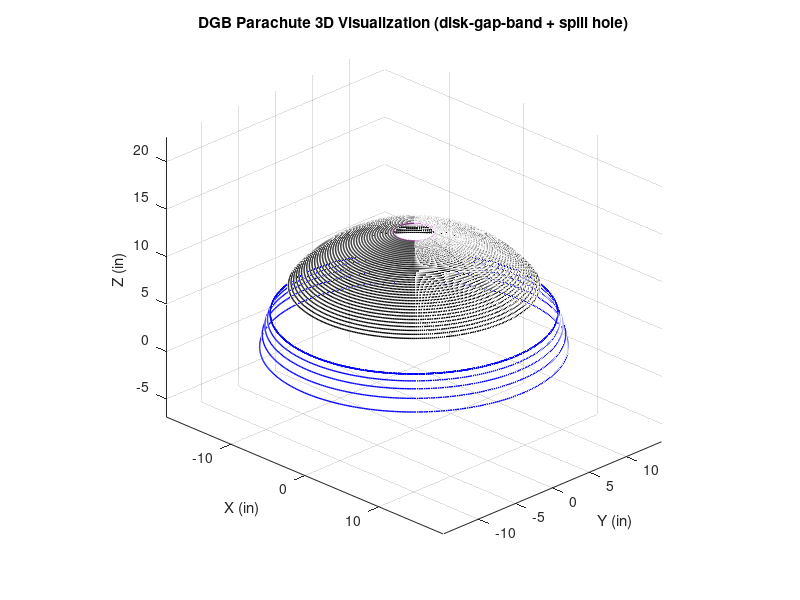

Here is the MATLAB script that generated this plot: (Note: this script raises an error after producing the figure.)
%% DGB Parachute: 3D Visualization + Disk/Band printable PDF pages (seam-length-controlled)
% Figure 1: 3D DGB visualization (disk-gap-band + spill hole)
% Disk pages: DISK_PAGES/DISK_page_XX.pdf
% Band pages: BAND_PAGES/BAND_page_XX.pdf
%
% CHANGE: You specify desired SEAM LENGTHS along the fabric (meridional arc length)
% for disk, gap, and band, and the script solves for radii that match those seam lengths.
%
% yComp scales ALL Y geometry INCLUDING the calibration square.
% Export/tiling windows are also in compensated coordinates.

clear; close all; clc;

%% ===================== USER INPUTS (inches) =====================
% Profile height scale (controls dome "depth")
Zmax = 14;              % inches

% Desired seam lengths along fabric (inches)
LdiskSeam = 12;         % spill edge -> disk edge (fabric)
LgapSeam  = 3;          % disk edge -> band start (no fabric)
LbandSeam = 4;          % band start -> skirt (fabric)

% Spill hole radius (plan-view inches)
Rspill = 2;

% Gores / panels
numS = 8;
seam = 0.5;

% Resolutions
M = 4000;               % arc-length mapping resolution
dr3D = 0.25;            % 3D ring step
nth3D = 400;            % 3D theta resolution

%% ===================== PRINT SETTINGS =====================
pageW  = 8.5;
pageH  = 11.0;
margin = 0.5;
dpi    = 300;

diskDir = 'DISK_PAGES';
bandDir = 'BAND_PAGES';

%% ===================== PRINT COMPENSATION =====================
yComp = 1/1.125;     % change if your printer stretches Y
xComp = 1;

%% ===================== SOLVE RADII FROM SEAM LENGTHS =====================
Rtot_guess = max(Rspill + (LdiskSeam + LgapSeam + LbandSeam), Rspill + 1);

for iter = 1:30
    A = Rtot_guess;
    z_of_r = @(rr) Zmax .* sqrt(max(0, 1 - (rr./A).^2));

    r = linspace(0, A, M);
    z = z_of_r(r);
    dzdr = gradient(z, r);
    dsdr = sqrt(1 + dzdr.^2);
    s = cumtrapz(r, dsdr);   % meridional distance from apex

    if Rspill >= A
        error('Rspill must be smaller than the final skirt radius Rtot. Increase guess/seam lengths.');
    end

    sAt = @(rq) interp1(r, s, rq, 'linear', 'extrap');
    s_spill = sAt(Rspill);

    s_disk_edge   = s_spill + LdiskSeam;
    s_band_start  = s_disk_edge + LgapSeam;
    s_skirt       = s_band_start + LbandSeam;

    Rdisk_new      = interp1(s, r, s_disk_edge,  'linear', 'extrap');
    RbandStart_new = interp1(s, r, s_band_start, 'linear', 'extrap');
    Rtot_new       = interp1(s, r, s_skirt,      'linear', 'extrap');

    if ~isfinite(Rtot_new) || Rtot_new <= 0
        error('Failed to solve radii. Check Zmax and seam lengths.');
    end

    if abs(Rtot_new - Rtot_guess) < 1e-4
        Rdisk = Rdisk_new;
        Rtot  = Rtot_new;
        Rgap  = max(0, RbandStart_new - Rdisk_new);
        Rband = max(0, Rtot_new - RbandStart_new);
        break;
    end

    Rtot_guess = 0.6*Rtot_guess + 0.4*Rtot_new;

    if iter == 30
        Rdisk = Rdisk_new;
        Rtot  = Rtot_new;
        Rgap  = max(0, RbandStart_new - Rdisk_new);
        Rband = max(0, Rtot_new - RbandStart_new);
    end
end

RbandStart = Rdisk + Rgap;

%% ===================== BASIC CHECKS =====================
if Rspill < 0, error('Rspill must be >= 0.'); end
if Rspill >= Rdisk, error('Rspill must be smaller than Rdisk.'); end
if RbandStart > Rtot, error('Band start exceeds skirt radius. Check seam lengths.'); end

fprintf('\nSolved radii from seam lengths:\n');
fprintf('  Rdisk      = %.3f in\n', Rdisk);
fprintf('  Rgap       = %.3f in\n', Rgap);
fprintf('  Rband      = %.3f in\n', Rband);
fprintf('  Rtot       = %.3f in\n', Rtot);
fprintf('  Band start = %.3f in\n', RbandStart);

%% ===================== 3D VISUALIZATION (FIGURE 1) =====================
A = Rtot;
z_of_r = @(rr) Zmax .* sqrt(max(0, 1 - (rr./A).^2));

figure(1); clf; hold on; grid on;
axis equal; view(45,25);
title('DGB Parachute 3D Visualization (disk-gap-band + spill hole)');
xlabel('X (in)'); ylabel('Y (in)'); zlabel('Z (in)');

theta = linspace(0, 2*pi, nth3D);

for rr = 0:dr3D:A
    if rr < Rspill
        continue; % spill hole (open)
    end

    if rr <= Rdisk
        % Disk fabric region
        zz = z_of_r(rr);
        plot3(rr*cos(theta), rr*sin(theta), zz*ones(size(theta)), 'k', 'LineWidth', 1.0);

    elseif rr <= (Rdisk + Rgap)
        % Gap region (open)
        continue;

    else
        % Band fabric region
        zz = z_of_r(rr);
        plot3(rr*cos(theta), rr*sin(theta), zz*ones(size(theta)), 'b', 'LineWidth', 1.0);

        % Draw inner band edge for reference (gap boundary)
        rin = (Rdisk + Rgap);
        zin = z_of_r(rin);
        plot3(rin*cos(theta), rin*sin(theta), zin*ones(size(theta)), 'b', 'LineWidth', 1.0);
    end
end

% Draw spill edge ring for reference
if Rspill > 0
    zsp = z_of_r(Rspill);
    plot3(Rspill*cos(theta), Rspill*sin(theta), zsp*ones(size(theta)), 'm', 'LineWidth', 1.5);
end

%% ===================== FINAL UNWRAP USING SOLVED RADII =====================
r = linspace(0, A, M);
z = z_of_r(r);

dzdr = gradient(z, r);
dsdr = sqrt(1 + dzdr.^2);
y = cumtrapz(r, dsdr);
xHalf = (pi/numS).*r;

% Disk (fabric)
maskDisk = (r >= Rspill) & (r <= Rdisk);
xDisk  = xHalf(maskDisk);
yDisk  = y(maskDisk);
xDiskS = xDisk + seam;

% Band (fabric)
maskBand = (r >= RbandStart) & (r <= Rtot);
xBand  = xHalf(maskBand);
yBand  = y(maskBand);
xBandS = xBand + seam;

ySpill     = interp1(r, y, Rspill,     'linear', 'extrap');
yBandStart = interp1(r, y, RbandStart, 'linear', 'extrap');

%% ===================== TILE SETTINGS (inches) =====================
tileW = pageW - 2*margin;
tileH = pageH - 2*margin;

diskXLim = [-max(xDiskS), +max(xDiskS)];
diskYLim = [0, max(yDisk)*1.05];

bandXLim = [-max(xBandS), +max(xBandS)];
bandYLim = [yBandStart, max(yBand)*1.05];

%% ===================== EXPORT DISK =====================
export_pages_newfig_TRUE_SCALE_compSpace( ...
    diskDir, 'DISK', pageW, pageH, margin, dpi, ...
    diskXLim, diskYLim, tileW, tileH, xComp, yComp, ...
    @(ax, xL, yL) draw_disk_comp(ax, xDisk, yDisk, xDiskS, yDisk, Rspill, numS, ySpill, xComp, yComp, xL, yL) );

%% ===================== EXPORT BAND =====================
export_pages_newfig_TRUE_SCALE_compSpace( ...
    bandDir, 'BAND', pageW, pageH, margin, dpi, ...
    bandXLim, bandYLim, tileW, tileH, xComp, yComp, ...
    @(ax, xL, yL) draw_band_comp(ax, xBand, yBand, xBandS, yBand, yBandStart, xComp, yComp, xL, yL) );

fprintf('\nDone.\nDisk pages: %s/\nBand pages: %s/\n', diskDir, bandDir);
fprintf('Using compensation: xComp=%.6f, yComp=%.6f\n', xComp, yComp);

%% ========================================================================
%% Export helper: NEW figure per page; tiling + axes limits in COMPENSATED space
function export_pages_newfig_TRUE_SCALE_compSpace(outDir, baseName, pageW, pageH, margin, dpi, ...
                                                  fullXLim, fullYLim, tileW, tileH, xComp, yComp, drawFcn)
    if ~exist(outDir,'dir'), mkdir(outDir); end

    fullXLimC = fullXLim * xComp;
    fullYLimC = fullYLim * yComp;

    fullW = diff(fullXLimC);
    fullH = diff(fullYLimC);
    nX = max(1, ceil(fullW / tileW));
    nY = max(1, ceil(fullH / tileH));

    pageIdx = 1;

    for iy = 1:nY
        for ix = 1:nX
            x0 = fullXLimC(1) + (ix-1)*tileW;
            y0 = fullYLimC(1) + (iy-1)*tileH;

            xL = [x0, x0 + tileW];
            yL = [y0, y0 + tileH];

            f = figure('Visible','off');
            set(f, 'Units','inches', 'Position',[1 1 pageW pageH]);
            set(f, 'PaperUnits','inches', 'PaperSize',[pageW pageH]);
            set(f, 'PaperPositionMode','manual', 'PaperPosition',[0 0 pageW pageH]);

            ax = axes(f, 'Units','inches', 'Position',[margin margin tileW tileH]);
            set(ax, 'ActivePositionProperty','position');

            xlim(ax, xL);
            ylim(ax, yL);

            axis(ax,'off');
            axis(ax,'normal');

            drawFcn(ax, xL, yL);
            drawnow;

            fname = fullfile(outDir, sprintf('%s_page_%02d.pdf', baseName, pageIdx));
            print(f, fname, '-dpdf', sprintf('-r%d', dpi), '-painters');
            close(f);

            pageIdx = pageIdx + 1;
        end
    end
end

%% ========================================================================
%% Disk draw in compensated space
function draw_disk_comp(ax, x, y, xS, yS, Rspill, numS, ySpill, xComp, yComp, xL, yL)
    hold(ax,'on');
    set(ax,'Visible','off');

    X  = x  * xComp;   Y  = y  * yComp;
    XS = xS * xComp;   YS = yS * yComp;

    plot(ax,  X,  Y,  'k', 'LineWidth', 2);
    plot(ax, -X,  Y,  'k', 'LineWidth', 2);
    plot(ax,  XS, YS, ':k','LineWidth', 1.5);
    plot(ax, -XS, YS, ':k','LineWidth', 1.5);

    if Rspill > 0
        xSp = (pi/numS)*Rspill * xComp;
        ySp = ySpill * yComp;
        plot(ax, [-xSp xSp], [ySp ySp], '--m', 'LineWidth', 1.5);
    end

    cx = xL(1) + 0.5;
    cy = yL(1) + 0.5;
    w  = 1 * xComp;
    h  = 1 * yComp;
    plot(ax, [cx cx+w cx+w cx cx], [cy cy cy+h cy+h cy], 'r-', 'LineWidth', 3);
end

%% ========================================================================
%% Band draw in compensated space
function draw_band_comp(ax, x, y, xS, yS, yBandStart, xComp, yComp, xL, yL)
    hold(ax,'on');
    set(ax,'Visible','off');

    X  = x  * xComp;   Y  = y  * yComp;
    XS = xS * xComp;   YS = yS * yComp;
    yStart = yBandStart * yComp;

    plot(ax,  X,  Y,  'b', 'LineWidth', 2);
    plot(ax, -X,  Y,  'b', 'LineWidth', 2);
    plot(ax,  XS, YS, ':b','LineWidth', 1.5);
    plot(ax, -XS, YS, ':b','LineWidth', 1.5);

    plot(ax, [-max(X) max(X)], [yStart yStart], '--k', 'LineWidth', 1.2);

    cx = xL(1) + 0.5;
    cy = yL(1) + 0.5;
    w  = 1 * xComp;
    h  = 1 * yComp;
    plot(ax, [cx cx+w cx+w cx cx], [cy cy cy+h cy+h cy], 'r-', 'LineWidth', 3);
end

%% ===================== DESCENT RATE ESTIMATE =====================
% Inputs
m_lb = 50;              % mass of rocket + recovery gear attached (lbm)
Cd   = .55;             % effective drag coefficient (typical ballpark: 1.5–2.2)
rho  = 1.00;            % air density (kg/m^3). ~1.225 sea level; ~0.95 around 6000 ft

% Unit conversions
m = m_lb * 0.45359237;  % kg
g = 9.80665;            % m/s^2

% Geometry (inches -> meters)
in2m = 0.0254;
Rtot_m   = Rtot   * in2m;
Rdisk_m  = Rdisk  * in2m;
Rspill_m = Rspill * in2m;
RbandStart_m = (Rdisk + Rgap) * in2m;   % start radius of band (outer edge of gap)

% Projected areas (m^2)
A_total = pi * (Rtot_m^2);

% "Open" areas: spill hole + gap annulus (no fabric)
A_spill = pi * (Rspill_m^2);
A_gap   = pi * (RbandStart_m^2 - Rdisk_m^2);  % annulus between disk edge and band start

% Effective projected area (simple first-order model)
% Clamp to avoid negative if you choose odd dimensions
A_eff = max(0.05*A_total, A_total - A_spill - A_gap);

% Terminal descent rate (m/s)
v_term = sqrt( (2*m*g) / (rho * Cd * A_eff) );

% Output
v_fts = v_term / 0.3048;

fprintf('\n=== Descent Rate Estimate ===\n');
fprintf('Mass: %.2f lbm (%.2f kg)\n', m_lb, m);
fprintf('Cd: %.2f, rho: %.3f kg/m^3\n', Cd, rho);
fprintf('Rtot: %.2f in, Rdisk: %.2f in, Rgap: %.2f in, Rspill: %.2f in\n', Rtot, Rdisk, Rgap, Rspill);
fprintf('A_total: %.4f m^2\n', A_total);
fprintf('A_spill: %.4f m^2, A_gap: %.4f m^2\n', A_spill, A_gap);
fprintf('A_eff:   %.4f m^2 (%.1f%% of total)\n', A_eff, 100*(A_eff/A_total));
fprintf('Terminal descent rate: %.2f m/s (%.1f ft/s)\n', v_term, v_fts);
